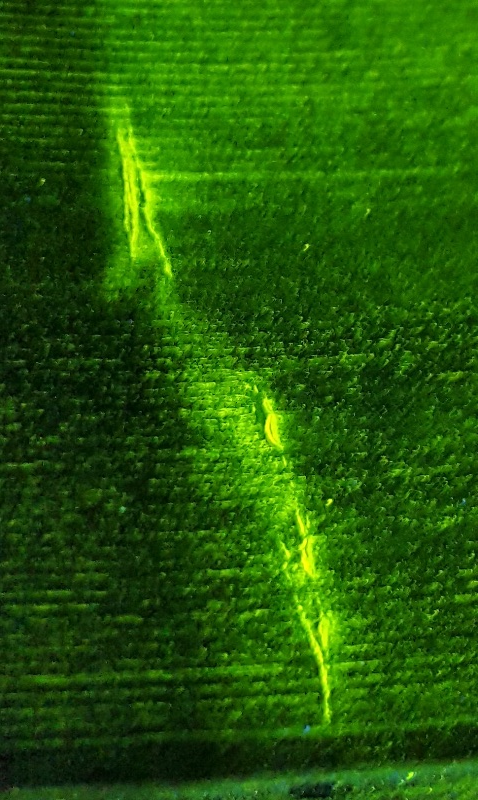
//> input picture src/clasificador/clasificador/input/original.jpg, 478 x 800 px
$ ./clasificador   (built with g++ and OpenCV 4)
//> lines starting //> are read from the running program, lines starting //| are printed output that depends on the picture; after the words box and inside, x2 and y2 are one past the last pixel; in counts of white or black regions, pixels touching at a corner belong together
// opencv-test.cpp : Este archivo contiene la función "main". La ejecución del programa comienza y termina ahí.
//
#include <opencv2/core/core.hpp>
#include <opencv2/highgui/highgui.hpp>
#include <opencv2/imgproc.hpp>
#include <iostream>
#include <stdio.h>

using namespace cv;
using namespace std;

// Define el umbral a partir de cuando un pixel de la imagen original y de la marcada son distintos. Esto se debe al formato comprimido de jpeg
#define TH 50

// Define el tamaños de los cuadros en que subdivide la imagen
#define CUADSIZE 200

// Define la cantidad mínima de píxeles que un cuadro tiene que intersecar la máscara para que sea considerado como positivo (con falla) en función de CUADSIZE
// #define TH_MASK_PIXELS (CUADSIZE * 0.0125)
#define TH_MASK_PIXELS 0.0

// Define la cantidad de sub pasos en los que avanza los cuadros. En un número mayor a uno los cuadros se superponen
#define CUADSUBSTEP 3

int main()
{
	// char filename_buffer[FILENAME_MAX];


	// class Mat https://docs.opencv.org/2.4/modules/core/doc/basic_structures.html?highlight=class%20rect#mat

	// example from https://docs.opencv.org/2.4/doc/tutorials/introduction/display_image/display_image.html
	Mat image_original, image_marcada;

	// Lectura de las imagenes original y mascara de la carpeta ./input/
	string filename = "./input/original.jpg";
	// sprintf_s(filename_buffer, FILENAME_MAX, "./input/%s.jpg", "original");
	image_original = imread(filename, 1 /* CV_LOAD_IMAGE_COLOR*/);   // Read the file
//> image_original is the input picture: 800 rows x 478 cols, CV_8UC3; mean B, G, R 7.4, 90.1, 34.9
	if (!image_original.data) {                             // Check for invalid input
		cout << "Could not open or find the image "<< filename << std::endl;
		return -1;
	}

	filename = "./input/marcada.jpg";
	// sprintf_s(filename_buffer, FILENAME_MAX, "./input/%s.jpg", "marcada");
	image_marcada = imread(filename, 1 /* CV_LOAD_IMAGE_COLOR*/);   // Read the file
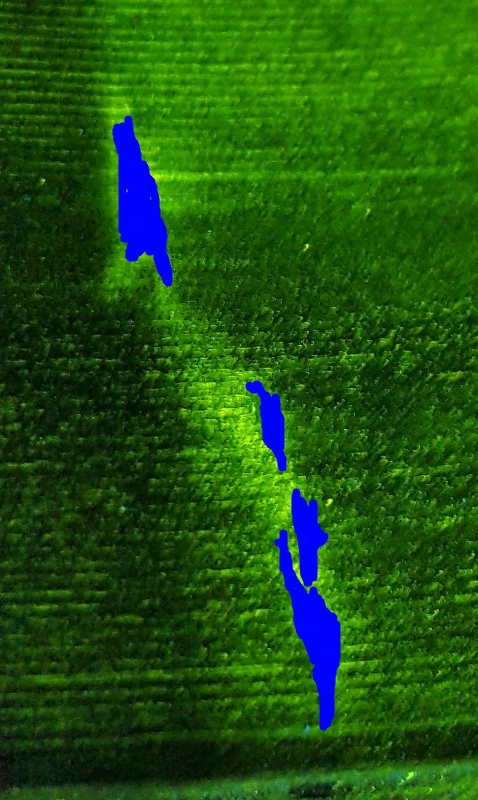
//> input picture src/clasificador/clasificador/input/marcada.jpg, 478 x 800 px
//> image_marcada is the input picture: 800 rows x 478 cols, CV_8UC3; mean B, G, R 16.6, 83.4, 31.1
	if (!image_marcada.data) {                             // Check for invalid input
		cout << "Could not open or find the image " << filename << std::endl;
		return -1;
	}

	// Se calcula la máscara...
	Mat mascara_rgb, mascara_grey;
	mascara_rgb = (image_marcada - image_original) > TH; // ... como diferencia entre las dos imágenes de entrada. Se tiene en cuenta que al escribir una imagen jpeg esta puede cambiar aún en pixeles que no fueron modificados
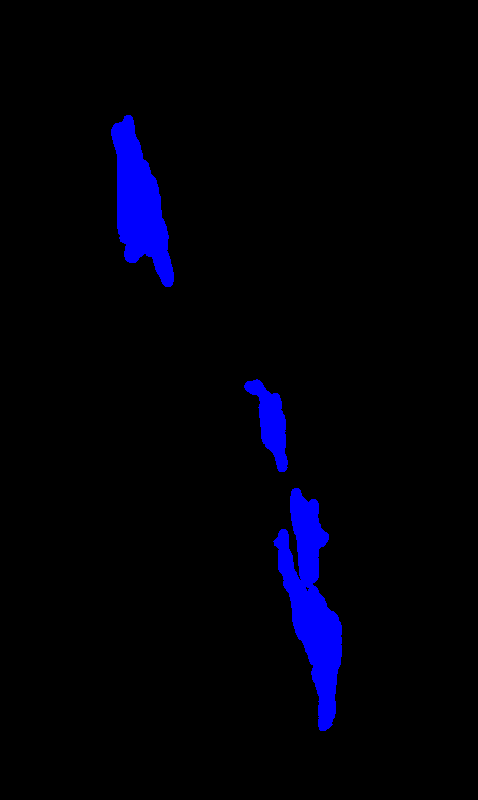
//> mascara_rgb: 800 rows x 478 cols, CV_8UC3; mean B, G, R 10, 0, 0
	cvtColor(mascara_rgb, mascara_grey, cv::COLOR_BGR2GRAY); // https://stackoverflow.com/questions/10344246/how-can-i-convert-a-cvmat-to-a-gray-scale-in-opencv
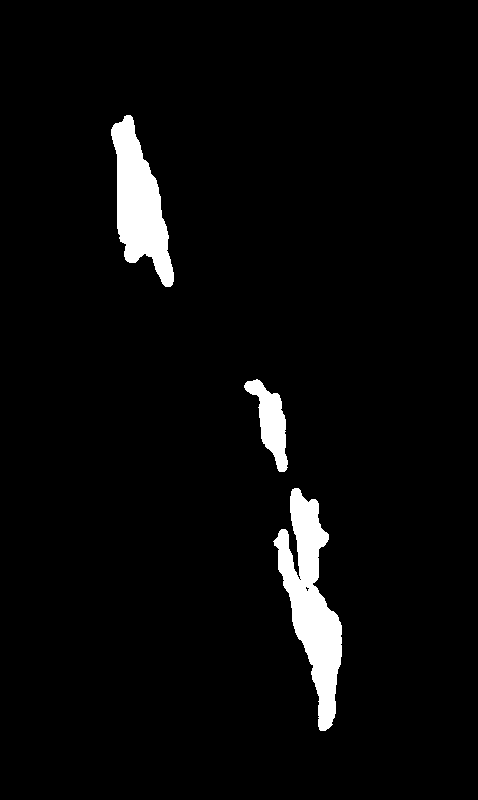
//> mascara_grey: 800 rows x 478 cols, CV_8UC1; values 0 (black) and 29 (white), 3.9% white; 3 white regions, box (x1, y1, x2, y2) and area: (273, 488, 342, 731) 7435, (111, 115, 174, 287) 5668, (244, 379, 288, 472) 1847
	mascara_grey = mascara_grey > 0; // Se utiliza la máscara en escala de grises y se la normaliza con los valores entre 0 y 256 (en realidad esto es así??? verificar)
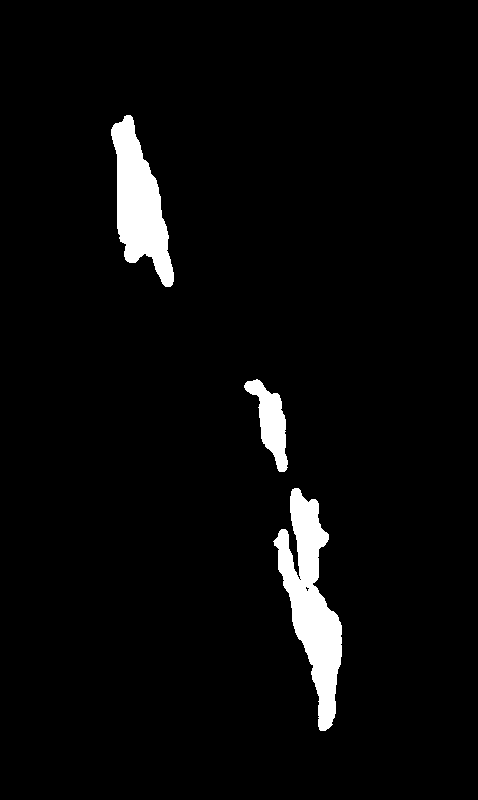
//> mascara_grey: 800 rows x 478 cols, CV_8UC1; 3.9% white; 3 white regions, box (x1, y1, x2, y2) and area: (273, 488, 342, 731) 7435, (111, 115, 174, 287) 5668, (244, 379, 288, 472) 1847


	cout << "Input: " << "Cols: " << image_original.cols << "; Rows: " << image_original.rows << endl << endl;
//| Input: Cols: 478; Rows: 800
	cout << "Outputs: " << endl;

	//
	// Generación de los cuadros positivos (marcados con fallas) y los negativos. Clasificación
	//
	int count = 0;
	for (int i = 0; i < image_original.cols - CUADSIZE; i += int(CUADSIZE / CUADSUBSTEP)) {
		for (int j = 0; j < image_original.rows - CUADSIZE;  j += int(CUADSIZE / CUADSUBSTEP)) {


			// Se toman las submatrices a partir del rectángulo R de tamaño CUADSIZE * CUADSIZE
			Rect R(i, j, CUADSIZE, CUADSIZE); // Submatrix: https://stackoverflow.com/questions/27835439/opencv-submatrix-access-copy-or-reference
			Mat cuad_original = image_original(R).clone();
			Mat cuad_marcada = image_marcada(R).clone();
			Mat cuad_mascara_grey = mascara_grey(R).clone();

			// Calculo de cuántos píxeles de la máscara intersecan el cuadro. Con esto se define el nombre del archivo con el prefijo "pos" o "neg". Luego se completa el nombre con los límites del cuadro
			Scalar suma = sum(cuad_mascara_grey);
			double intersec = (suma[0] / 256);
			//cout << (suma[0] / 256) << endl;
			// sprintf_s: https://docs.microsoft.com/en-us/cpp/c-runtime-library/reference/sprintf-s-sprintf-s-l-swprintf-s-swprintf-s-l?view=vs-2019

			// sprintf_s(filename_buffer, FILENAME_MAX, "./output/%s_%i-%i_%i-%i.jpg", (intersec > TH_MASK_PIXELS) ? "pos":"neg", i, j, i + CUADSIZE, j + CUADSIZE);
			filename = "./output/orig_" + to_string(i) + "_" + to_string(j) + "-" + to_string(i + CUADSIZE) + "_" + to_string(j + CUADSIZE) + ".jpg";
			// Se escribe en cuadrado en la carpeta ./output/
			cout << count << ")" << filename << endl;
			imwrite(filename, cuad_original);

			// sprintf_s(filename_buffer, FILENAME_MAX, "./output/%s_%i-%i_%i-%i.jpg", (intersec > TH_MASK_PIXELS) ? "pos":"neg", i, j, i + CUADSIZE, j + CUADSIZE);
			filename = "./output/marc_" + to_string(i) + "_" + to_string(j) + "-" + to_string(i + CUADSIZE) + "_" + to_string(j + CUADSIZE) + ".jpg";
			// Se escribe en cuadrado en la carpeta ./output/
			// cout << count << ")" << filename << endl;
			imwrite(filename, cuad_marcada);

			// sprintf_s(filename_buffer, FILENAME_MAX, "./output/%s_%i-%i_%i-%i.jpg", (intersec > TH_MASK_PIXELS) ? "pos":"neg", i, j, i + CUADSIZE, j + CUADSIZE);
			filename = "./output/mask_" + to_string(i) + "_" + to_string(j) + "-" + to_string(i + CUADSIZE) + "_" + to_string(j + CUADSIZE) + ".jpg";
			// Se escribe en cuadrado en la carpeta ./output/
			// cout << count << ")" << filename << endl;
			imwrite(filename, cuad_mascara_grey);

			count++;

			//namedWindow("Display window", WINDOW_NORMAL); // Create a window for display.
			//imshow("Display window", cuad_original);        // Show our image inside it.
		}
	}
//> this loop made 5 passes
//> count on passes 1 to 5: 10, 20, 30, 40, 50
//> after the loop, count = 50

	waitKey(0);
	return 0;
}
